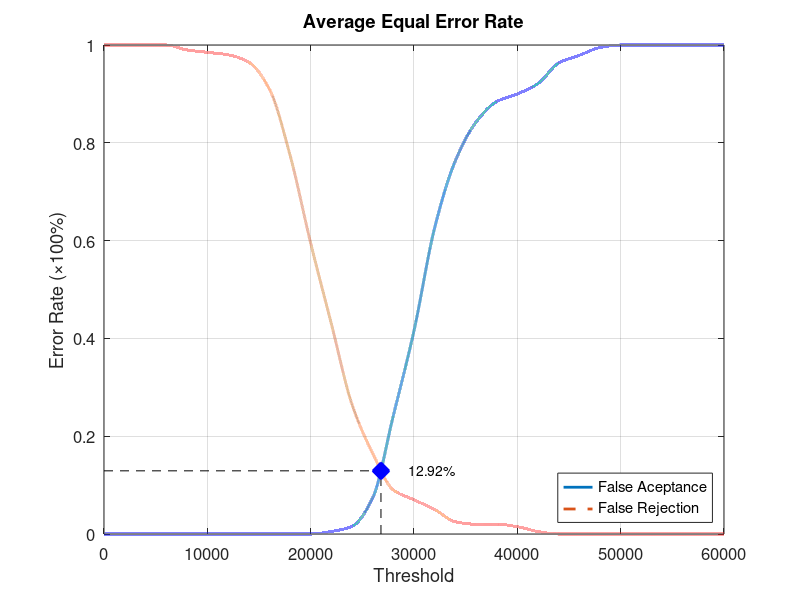
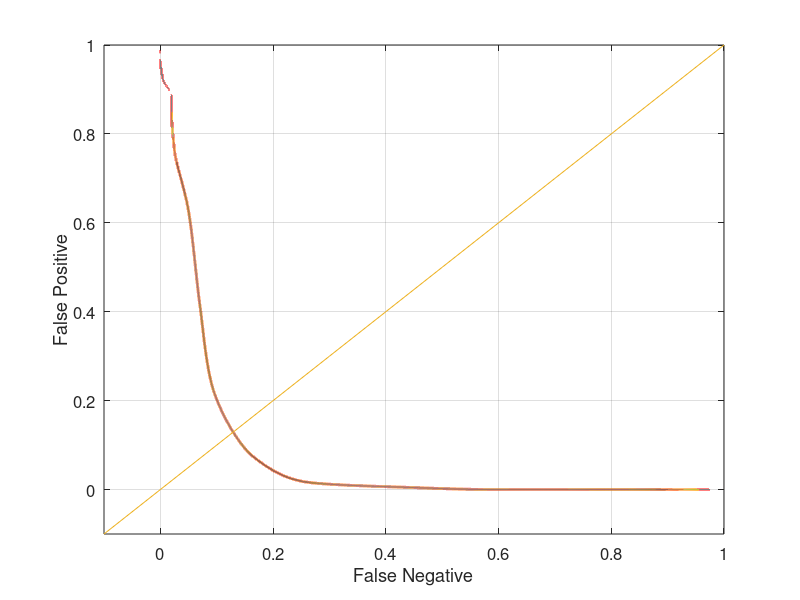

Recreate these plots in MATLAB, in order.
function yEER = Database2_3
close all;
clear;
clc;
x = 0:2000:60000;
xq = 0:0.5:60000;

y0 = [0 0 0 0 0 0 0 0 0 0 0 0.00526316 0.0157895 0.0736842 0.242105 0.415789 0.626316 0.763158 0.842105 0.884211 0.9 0.921053 0.963158 0.978947 0.994737 1 1 1 1 1 1];
yy0 = interp1(x, y0, xq, 'pchip');
y1 = [1 1 1 1 0.99 0.985 0.98 0.965 0.91 0.775 0.595 0.43 0.265 0.165 0.09 0.07 0.05 0.025 0.02 0.02 0.015 0.005 0 0 0 0 0 0 0 0 0];
yy1 = interp1(x, y1, xq, 'pchip');

% Calculating EER: 
y2 = abs(y0 - y1);
find(y2 == min(y2))
yy2 = abs(yy0 - yy1);
xEER = find(yy2 == min(yy2));
xEERIndex = xq(xEER) % X-axis EER
yEER = yy0(xEER) % Y-axis EER

main = figure
plot(xq, yy0,'-','LineWidth', 2);	hold on
plot(xq, yy1,'--','LineWidth', 2);	hold on
plot([xEERIndex xEERIndex], [0 yEER], 'k--');	hold on
plot([0 xEERIndex], [yEER yEER], 'k--');	hold on
plot(xEERIndex, yEER, 'bx', 'LineWidth', 10);	hold on
text(xEERIndex + 10 * xEERIndex / 100, yEER, [num2str(round((10000 * yEER)) / 100) '%'])
legend('False Aceptance', 'False Rejection', 'Location', 'SouthEast')
xlabel('Threshold')
ylabel('Error Rate (\times100%)')
title('Average Equal Error Rate')
set(gca, 'FontSize', 12)
axis([0 60000 0 1])
grid on

print(main, 'Database2_3Main', '-dpng');
FNRxFPR = figure('Color', [1 1 1]);
plot(yy1, yy0, '-', yy1, yy0, 'LineWidth', 2);
hold on
y = -0.1:0.1:1
plot(y, y); 
set(gca, 'FontSize', 12)
xlabel('False Negative')
ylabel('False Positive')
axis([-0.1 1 -0.1 1])
set(gca, 'FontSize', 12)
grid on

print(FNRxFPR, 'Database2_3FNRxFPR','-dpng');
end
